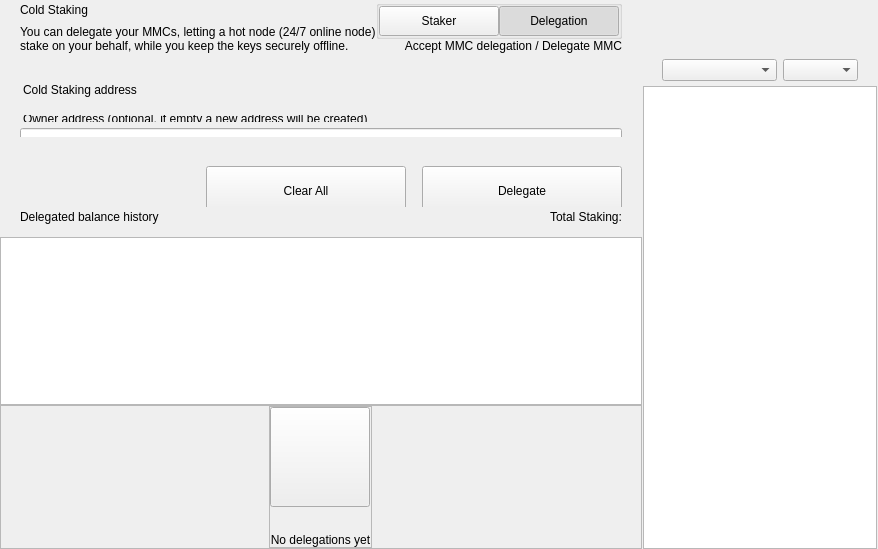
<?xml version="1.0" encoding="UTF-8"?>
<ui version="4.0">
 <class>ColdStakingWidget</class>
 <widget class="QWidget" name="ColdStakingWidget">
  <property name="geometry">
   <rect>
    <x>0</x>
    <y>0</y>
    <width>629</width>
    <height>549</height>
   </rect>
  </property>
  <property name="windowTitle">
   <string>Form</string>
  </property>
  <layout class="QHBoxLayout" name="horizontalLayout_1" stretch="2,1">
   <property name="spacing">
    <number>0</number>
   </property>
   <property name="leftMargin">
    <number>0</number>
   </property>
   <property name="topMargin">
    <number>0</number>
   </property>
   <property name="rightMargin">
    <number>0</number>
   </property>
   <property name="bottomMargin">
    <number>0</number>
   </property>
   <item>
    <widget class="QWidget" name="left" native="true">
     <layout class="QVBoxLayout" name="verticalLayout_3">
      <property name="leftMargin">
       <number>0</number>
      </property>
      <property name="topMargin">
       <number>0</number>
      </property>
      <property name="rightMargin">
       <number>0</number>
      </property>
      <property name="bottomMargin">
       <number>0</number>
      </property>
      <item>
       <layout class="QVBoxLayout" name="verticalLayout_2">
        <property name="spacing">
         <number>0</number>
        </property>
        <item>
         <layout class="QVBoxLayout" name="verticalLayoutTop">
          <property name="spacing">
           <number>0</number>
          </property>
          <property name="leftMargin">
           <number>0</number>
          </property>
          <property name="rightMargin">
           <number>0</number>
          </property>
          <item>
           <widget class="QWidget" name="containerTitle" native="true">
            <property name="sizePolicy">
             <sizepolicy hsizetype="Preferred" vsizetype="Minimum">
              <horstretch>0</horstretch>
              <verstretch>0</verstretch>
             </sizepolicy>
            </property>
            <property name="maximumSize">
             <size>
              <width>16777215</width>
              <height>100</height>
             </size>
            </property>
            <layout class="QHBoxLayout" name="containerTitleLayout">
             <property name="spacing">
              <number>0</number>
             </property>
             <property name="leftMargin">
              <number>20</number>
             </property>
             <property name="topMargin">
              <number>0</number>
             </property>
             <property name="rightMargin">
              <number>20</number>
             </property>
             <property name="bottomMargin">
              <number>0</number>
             </property>
             <item>
              <layout class="QVBoxLayout" name="verticalLayout11">
               <property name="spacing">
                <number>5</number>
               </property>
               <item>
                <widget class="QLabel" name="labelTitle">
                 <property name="text">
                  <string>Cold Staking</string>
                 </property>
                </widget>
               </item>
               <item>
                <widget class="QLabel" name="labelSubtitle1">
                 <property name="maximumSize">
                  <size>
                   <width>16777215</width>
                   <height>16777215</height>
                  </size>
                 </property>
                 <property name="text">
                  <string>You can delegate your MMCs, letting a hot node (24/7 online node)
stake on your behalf, while you keep the keys securely offline.</string>
                 </property>
                </widget>
               </item>
              </layout>
             </item>
             <item>
              <spacer name="horizontalSpacer">
               <property name="orientation">
                <enum>Qt::Horizontal</enum>
               </property>
               <property name="sizeHint" stdset="0">
                <size>
                 <width>40</width>
                 <height>20</height>
                </size>
               </property>
              </spacer>
             </item>
             <item>
              <widget class="QWidget" name="containerViewPrivacyChecks" native="true">
               <layout class="QVBoxLayout" name="containerPrivacyChecks">
                <property name="spacing">
                 <number>0</number>
                </property>
                <property name="leftMargin">
                 <number>0</number>
                </property>
                <property name="topMargin">
                 <number>0</number>
                </property>
                <property name="rightMargin">
                 <number>0</number>
                </property>
                <property name="bottomMargin">
                 <number>0</number>
                </property>
                <item alignment="Qt::AlignHCenter|Qt::AlignVCenter">
                 <widget class="QGroupBox" name="groupBox">
                  <property name="title">
                   <string/>
                  </property>
                  <layout class="QHBoxLayout" name="horizontalLayout_2_1">
                   <property name="spacing">
                    <number>0</number>
                   </property>
                   <property name="leftMargin">
                    <number>0</number>
                   </property>
                   <property name="topMargin">
                    <number>0</number>
                   </property>
                   <property name="rightMargin">
                    <number>0</number>
                   </property>
                   <property name="bottomMargin">
                    <number>0</number>
                   </property>
                   <item>
                    <widget class="QPushButton" name="pushLeft">
                     <property name="minimumSize">
                      <size>
                       <width>120</width>
                       <height>30</height>
                      </size>
                     </property>
                     <property name="maximumSize">
                      <size>
                       <width>120</width>
                       <height>30</height>
                      </size>
                     </property>
                     <property name="focusPolicy">
                      <enum>Qt::NoFocus</enum>
                     </property>
                     <property name="text">
                      <string>Staker</string>
                     </property>
                     <property name="checkable">
                      <bool>true</bool>
                     </property>
                     <property name="autoExclusive">
                      <bool>true</bool>
                     </property>
                    </widget>
                   </item>
                   <item>
                    <widget class="QPushButton" name="pushRight">
                     <property name="minimumSize">
                      <size>
                       <width>120</width>
                       <height>30</height>
                      </size>
                     </property>
                     <property name="maximumSize">
                      <size>
                       <width>120</width>
                       <height>30</height>
                      </size>
                     </property>
                     <property name="focusPolicy">
                      <enum>Qt::NoFocus</enum>
                     </property>
                     <property name="text">
                      <string>Delegation</string>
                     </property>
                     <property name="checkable">
                      <bool>true</bool>
                     </property>
                     <property name="checked">
                      <bool>true</bool>
                     </property>
                     <property name="autoExclusive">
                      <bool>true</bool>
                     </property>
                    </widget>
                   </item>
                  </layout>
                 </widget>
                </item>
                <item alignment="Qt::AlignTop">
                 <widget class="QLabel" name="labelSubtitle2">
                  <property name="text">
                   <string>Accept MMC delegation / Delegate MMC</string>
                  </property>
                  <property name="alignment">
                   <set>Qt::AlignRight|Qt::AlignTrailing|Qt::AlignVCenter</set>
                  </property>
                 </widget>
                </item>
               </layout>
              </widget>
             </item>
            </layout>
           </widget>
          </item>
          <item>
           <spacer name="verticalSpacer_2">
            <property name="orientation">
             <enum>Qt::Vertical</enum>
            </property>
            <property name="sizeType">
             <enum>QSizePolicy::Fixed</enum>
            </property>
            <property name="sizeHint" stdset="0">
             <size>
              <width>20</width>
              <height>30</height>
             </size>
            </property>
           </spacer>
          </item>
          <item>
           <widget class="QWidget" name="containerSend" native="true">
            <property name="minimumSize">
             <size>
              <width>0</width>
              <height>50</height>
             </size>
            </property>
            <layout class="QVBoxLayout" name="containerSendRow">
             <property name="spacing">
              <number>6</number>
             </property>
             <property name="leftMargin">
              <number>0</number>
             </property>
             <property name="topMargin">
              <number>0</number>
             </property>
             <property name="rightMargin">
              <number>0</number>
             </property>
             <property name="bottomMargin">
              <number>0</number>
             </property>
             <item>
              <widget class="QLabel" name="labelEditTitle">
               <property name="maximumSize">
                <size>
                 <width>16777215</width>
                 <height>30</height>
                </size>
               </property>
               <property name="styleSheet">
                <string notr="true">padding-left:20px; padding-bottom:3px;</string>
               </property>
               <property name="text">
                <string>Cold Staking address</string>
               </property>
              </widget>
             </item>
             <item>
              <spacer name="verticalSpacer_6">
               <property name="orientation">
                <enum>Qt::Vertical</enum>
               </property>
               <property name="sizeType">
                <enum>QSizePolicy::Fixed</enum>
               </property>
               <property name="sizeHint" stdset="0">
                <size>
                 <width>20</width>
                 <height>9</height>
                </size>
               </property>
              </spacer>
             </item>
             <item>
              <widget class="QWidget" name="containerOwner" native="true">
               <layout class="QVBoxLayout" name="vContainerOwner">
                <property name="spacing">
                 <number>4</number>
                </property>
                <property name="leftMargin">
                 <number>20</number>
                </property>
                <property name="topMargin">
                 <number>0</number>
                </property>
                <property name="rightMargin">
                 <number>20</number>
                </property>
                <property name="bottomMargin">
                 <number>0</number>
                </property>
                <item>
                 <widget class="QLabel" name="labelSubtitleDescription">
                  <property name="maximumSize">
                   <size>
                    <width>16777215</width>
                    <height>20</height>
                   </size>
                  </property>
                  <property name="styleSheet">
                   <string notr="true">margin-bottom:2px;
                   margin-left:0.05px;
                   padding:0px;</string>
                  </property>
                  <property name="text">
                   <string>Owner address (optional, if empty a new address will be created)</string>
                  </property>
                 </widget>
                </item>
                <item>
                 <widget class="QLineEdit" name="lineEditOwnerAddress">
                  <property name="minimumSize">
                   <size>
                    <width>0</width>
                    <height>50</height>
                   </size>
                  </property>
                  <property name="maximumSize">
                   <size>
                    <width>16777215</width>
                    <height>50</height>
                   </size>
                  </property>
                  <property name="styleSheet">
                   <string notr="true"/>
                  </property>
                  <property name="placeholderText">
                   <string>Enter owner address</string>
                  </property>
                 </widget>
                </item>
               </layout>
              </widget>
             </item>
            </layout>
           </widget>
          </item>
         </layout>
        </item>
        <item>
         <spacer name="verticalSpacer_3">
          <property name="orientation">
           <enum>Qt::Vertical</enum>
          </property>
          <property name="sizeType">
           <enum>QSizePolicy::Minimum</enum>
          </property>
          <property name="sizeHint" stdset="0">
           <size>
            <width>20</width>
            <height>20</height>
           </size>
          </property>
         </spacer>
        </item>
        <item>
         <widget class="QWidget" name="containerBtn" native="true">
          <property name="minimumSize">
           <size>
            <width>0</width>
            <height>50</height>
           </size>
          </property>
          <layout class="QHBoxLayout" name="horizontalLayout">
           <property name="rightMargin">
            <number>20</number>
           </property>
           <item>
            <spacer name="horizontalSpacer_2">
             <property name="orientation">
              <enum>Qt::Horizontal</enum>
             </property>
             <property name="sizeHint" stdset="0">
              <size>
               <width>200</width>
               <height>20</height>
              </size>
             </property>
            </spacer>
           </item>
           <item>
            <layout class="QHBoxLayout" name="horizontalLayout_7">
             <item>
              <spacer name="horizontalSpacer_3">
               <property name="orientation">
                <enum>Qt::Horizontal</enum>
               </property>
               <property name="sizeType">
                <enum>QSizePolicy::Expanding</enum>
               </property>
               <property name="sizeHint" stdset="0">
                <size>
                 <width>40</width>
                 <height>20</height>
                </size>
               </property>
              </spacer>
             </item>
             <item>
              <widget class="QPushButton" name="pushButtonClear">
               <property name="minimumSize">
                <size>
                 <width>200</width>
                 <height>50</height>
                </size>
               </property>
               <property name="focusPolicy">
                <enum>Qt::NoFocus</enum>
               </property>
               <property name="text">
                <string>Clear All</string>
               </property>
              </widget>
             </item>
             <item>
              <spacer name="horizontalSpacer_4">
               <property name="orientation">
                <enum>Qt::Horizontal</enum>
               </property>
               <property name="sizeType">
                <enum>QSizePolicy::Fixed</enum>
               </property>
               <property name="sizeHint" stdset="0">
                <size>
                 <width>10</width>
                 <height>20</height>
                </size>
               </property>
              </spacer>
             </item>
             <item>
              <widget class="QPushButton" name="pushButtonSend">
               <property name="minimumSize">
                <size>
                 <width>200</width>
                 <height>50</height>
                </size>
               </property>
               <property name="maximumSize">
                <size>
                 <width>200</width>
                 <height>50</height>
                </size>
               </property>
               <property name="focusPolicy">
                <enum>Qt::NoFocus</enum>
               </property>
               <property name="text">
                <string>Delegate</string>
               </property>
              </widget>
             </item>
            </layout>
           </item>
          </layout>
         </widget>
        </item>
        <item>
         <widget class="QWidget" name="containerHistoryLabel" native="true">
          <layout class="QHBoxLayout" name="horizontalLayout_4">
           <property name="spacing">
            <number>0</number>
           </property>
           <property name="leftMargin">
            <number>20</number>
           </property>
           <property name="topMargin">
            <number>0</number>
           </property>
           <property name="rightMargin">
            <number>20</number>
           </property>
           <property name="bottomMargin">
            <number>0</number>
           </property>
           <item>
            <widget class="QWidget" name="verticalWidget" native="true">
             <property name="minimumSize">
              <size>
               <width>100</width>
               <height>0</height>
              </size>
             </property>
             <layout class="QVBoxLayout" name="verticalLayout_58">
              <property name="leftMargin">
               <number>0</number>
              </property>
              <property name="topMargin">
               <number>0</number>
              </property>
              <property name="rightMargin">
               <number>0</number>
              </property>
              <property name="bottomMargin">
               <number>0</number>
              </property>
              <item>
               <widget class="QLabel" name="labelListHistory">
                <property name="text">
                 <string>Delegated balance history</string>
                </property>
               </widget>
              </item>
             </layout>
            </widget>
           </item>
           <item>
            <spacer name="horizontalSpacer_5">
             <property name="orientation">
              <enum>Qt::Horizontal</enum>
             </property>
             <property name="sizeHint" stdset="0">
              <size>
               <width>40</width>
               <height>20</height>
              </size>
             </property>
            </spacer>
           </item>
           <item>
            <widget class="QLabel" name="labelStakingTotal">
             <property name="text">
              <string>Total Staking:</string>
             </property>
            </widget>
           </item>
          </layout>
         </widget>
        </item>
        <item>
         <layout class="QVBoxLayout" name="verticalLayout_64">
          <property name="spacing">
           <number>0</number>
          </property>
          <item>
           <spacer name="verticalSpacer_44">
            <property name="orientation">
             <enum>Qt::Vertical</enum>
            </property>
            <property name="sizeType">
             <enum>QSizePolicy::Fixed</enum>
            </property>
            <property name="sizeHint" stdset="0">
             <size>
              <width>20</width>
              <height>10</height>
             </size>
            </property>
           </spacer>
          </item>
          <item>
           <widget class="QListView" name="listView">
            <property name="enabled">
             <bool>true</bool>
            </property>
            <property name="mouseTracking">
             <bool>true</bool>
            </property>
           </widget>
          </item>
          <item>
           <widget class="QFrame" name="emptyContainer">
            <property name="minimumSize">
             <size>
              <width>0</width>
              <height>100</height>
             </size>
            </property>
            <property name="frameShape">
             <enum>QFrame::StyledPanel</enum>
            </property>
            <property name="frameShadow">
             <enum>QFrame::Raised</enum>
            </property>
            <layout class="QVBoxLayout" name="verticalLayout_71" stretch="1,8">
             <property name="spacing">
              <number>0</number>
             </property>
             <property name="leftMargin">
              <number>0</number>
             </property>
             <property name="topMargin">
              <number>0</number>
             </property>
             <property name="rightMargin">
              <number>0</number>
             </property>
             <property name="bottomMargin">
              <number>0</number>
             </property>
             <item>
              <spacer name="verticalSpacer">
               <property name="orientation">
                <enum>Qt::Vertical</enum>
               </property>
               <property name="sizeHint" stdset="0">
                <size>
                 <width>20</width>
                 <height>20</height>
                </size>
               </property>
              </spacer>
             </item>
             <item alignment="Qt::AlignHCenter|Qt::AlignVCenter">
              <widget class="QFrame" name="emptyScreen">
               <property name="sizePolicy">
                <sizepolicy hsizetype="Expanding" vsizetype="Expanding">
                 <horstretch>0</horstretch>
                 <verstretch>0</verstretch>
                </sizepolicy>
               </property>
               <property name="frameShape">
                <enum>QFrame::StyledPanel</enum>
               </property>
               <property name="frameShadow">
                <enum>QFrame::Raised</enum>
               </property>
               <layout class="QVBoxLayout" name="verticalLayout">
                <property name="spacing">
                 <number>30</number>
                </property>
                <property name="leftMargin">
                 <number>0</number>
                </property>
                <property name="topMargin">
                 <number>0</number>
                </property>
                <property name="rightMargin">
                 <number>0</number>
                </property>
                <property name="bottomMargin">
                 <number>0</number>
                </property>
                <item alignment="Qt::AlignHCenter|Qt::AlignVCenter">
                 <widget class="QPushButton" name="pushImgEmpty">
                  <property name="minimumSize">
                   <size>
                    <width>100</width>
                    <height>100</height>
                   </size>
                  </property>
                  <property name="maximumSize">
                   <size>
                    <width>100</width>
                    <height>100</height>
                   </size>
                  </property>
                  <property name="focusPolicy">
                   <enum>Qt::NoFocus</enum>
                  </property>
                  <property name="text">
                   <string/>
                  </property>
                  <property name="iconSize">
                   <size>
                    <width>100</width>
                    <height>100</height>
                   </size>
                  </property>
                 </widget>
                </item>
                <item alignment="Qt::AlignHCenter|Qt::AlignVCenter">
                 <widget class="QLabel" name="labelEmpty">
                  <property name="styleSheet">
                   <string notr="true"/>
                  </property>
                  <property name="text">
                   <string>No delegations yet</string>
                  </property>
                  <property name="alignment">
                   <set>Qt::AlignCenter</set>
                  </property>
                 </widget>
                </item>
               </layout>
              </widget>
             </item>
            </layout>
           </widget>
          </item>
         </layout>
        </item>
       </layout>
      </item>
     </layout>
    </widget>
   </item>
   <item>
    <widget class="QWidget" name="right" native="true">
     <layout class="QVBoxLayout" name="rightContainer">
      <property name="spacing">
       <number>0</number>
      </property>
      <property name="leftMargin">
       <number>1</number>
      </property>
      <property name="topMargin">
       <number>0</number>
      </property>
      <property name="rightMargin">
       <number>1</number>
      </property>
      <property name="bottomMargin">
       <number>0</number>
      </property>
      <item>
       <widget class="QWidget" name="containerRightButtons" native="true">
        <property name="minimumSize">
         <size>
          <width>0</width>
          <height>50</height>
         </size>
        </property>
        <layout class="QVBoxLayout" name="verticalLayout_4">
         <property name="leftMargin">
          <number>19</number>
         </property>
         <property name="topMargin">
          <number>0</number>
         </property>
         <property name="rightMargin">
          <number>19</number>
         </property>
         <property name="bottomMargin">
          <number>0</number>
         </property>
         <item>
          <widget class="OptionButton" name="btnCoinControl" native="true">
           <property name="minimumSize">
            <size>
             <width>0</width>
             <height>0</height>
            </size>
           </property>
          </widget>
         </item>
         <item>
          <widget class="OptionButton" name="btnColdStaking" native="true"/>
         </item>
         <item>
          <widget class="OptionButton" name="btnMyStakingAddresses" native="true">
           <property name="sizePolicy">
            <sizepolicy hsizetype="Preferred" vsizetype="Minimum">
             <horstretch>0</horstretch>
             <verstretch>0</verstretch>
            </sizepolicy>
           </property>
          </widget>
         </item>
        </layout>
       </widget>
      </item>
      <item>
       <widget class="QWidget" name="sortWidget" native="true">
        <layout class="QHBoxLayout" name="horizontalLayout_6">
         <property name="leftMargin">
          <number>19</number>
         </property>
         <property name="rightMargin">
          <number>19</number>
         </property>
         <property name="bottomMargin">
          <number>5</number>
         </property>
         <item>
          <spacer name="horizontalSpacer_6">
           <property name="orientation">
            <enum>Qt::Horizontal</enum>
           </property>
           <property name="sizeHint" stdset="0">
            <size>
             <width>40</width>
             <height>20</height>
            </size>
           </property>
          </spacer>
         </item>
         <item>
          <widget class="QComboBox" name="comboBoxSort">
           <property name="sizePolicy">
            <sizepolicy hsizetype="Preferred" vsizetype="Fixed">
             <horstretch>0</horstretch>
             <verstretch>0</verstretch>
            </sizepolicy>
           </property>
           <property name="minimumSize">
            <size>
             <width>115</width>
             <height>0</height>
            </size>
           </property>
          </widget>
         </item>
         <item>
          <widget class="QComboBox" name="comboBoxSortOrder">
           <property name="sizePolicy">
            <sizepolicy hsizetype="Preferred" vsizetype="Fixed">
             <horstretch>0</horstretch>
             <verstretch>0</verstretch>
            </sizepolicy>
           </property>
           <property name="minimumSize">
            <size>
             <width>75</width>
             <height>0</height>
            </size>
           </property>
          </widget>
         </item>
        </layout>
       </widget>
      </item>
      <item>
       <widget class="QListView" name="listViewStakingAddress">
        <property name="enabled">
         <bool>true</bool>
        </property>
        <property name="mouseTracking">
         <bool>true</bool>
        </property>
       </widget>
      </item>
     </layout>
    </widget>
   </item>
  </layout>
 </widget>
 <customwidgets>
  <customwidget>
   <class>OptionButton</class>
   <extends>QWidget</extends>
   <header>qt/pivx/optionbutton.h</header>
   <container>1</container>
  </customwidget>
 </customwidgets>
 <resources/>
 <connections/>
</ui>
